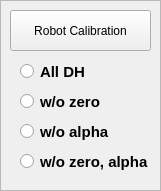
    <widget class="QFrame" name="frame_3">
     <property name="geometry">
      <rect>
       <x>30</x>
       <y>70</y>
       <width>161</width>
       <height>191</height>
      </rect>
     </property>
     <property name="frameShape">
      <enum>QFrame::StyledPanel</enum>
     </property>
     <property name="frameShadow">
      <enum>QFrame::Raised</enum>
     </property>
     <widget class="QPushButton" name="pushButton_cal_dh">
      <property name="geometry">
       <rect>
        <x>10</x>
        <y>10</y>
        <width>141</width>
        <height>41</height>
       </rect>
      </property>
      <property name="text">
       <string>Robot Calibration</string>
      </property>
     </widget>
     <widget class="QRadioButton" name="radioButton_all">
      <property name="geometry">
       <rect>
        <x>20</x>
        <y>60</y>
        <width>131</width>
        <height>23</height>
       </rect>
      </property>
      <property name="font">
       <font>
        <family>Ubuntu</family>
        <pointsize>11</pointsize>
        <weight>75</weight>
        <bold>true</bold>
       </font>
      </property>
      <property name="text">
       <string>All DH </string>
      </property>
     </widget>
     <widget class="QRadioButton" name="radioButton_without_zero">
      <property name="geometry">
       <rect>
        <x>20</x>
        <y>90</y>
        <width>131</width>
        <height>23</height>
       </rect>
      </property>
      <property name="font">
       <font>
        <family>Ubuntu</family>
        <pointsize>11</pointsize>
        <weight>75</weight>
        <bold>true</bold>
       </font>
      </property>
      <property name="text">
       <string>w/o zero </string>
      </property>
     </widget>
     <widget class="QRadioButton" name="radioButton_without_alpha">
      <property name="geometry">
       <rect>
        <x>20</x>
        <y>120</y>
        <width>131</width>
        <height>23</height>
       </rect>
      </property>
      <property name="font">
       <font>
        <family>Ubuntu</family>
        <pointsize>11</pointsize>
        <weight>75</weight>
        <bold>true</bold>
       </font>
      </property>
      <property name="text">
       <string>w/o alpha</string>
      </property>
     </widget>
     <widget class="QRadioButton" name="radioButton_without_zero_alpha">
      <property name="geometry">
       <rect>
        <x>20</x>
        <y>150</y>
        <width>141</width>
        <height>23</height>
       </rect>
      </property>
      <property name="font">
       <font>
        <family>Ubuntu</family>
        <pointsize>11</pointsize>
        <weight>75</weight>
        <bold>true</bold>
       </font>
      </property>
      <property name="text">
       <string>w/o zero, alpha</string>
      </property>
     </widget>
    </widget>
